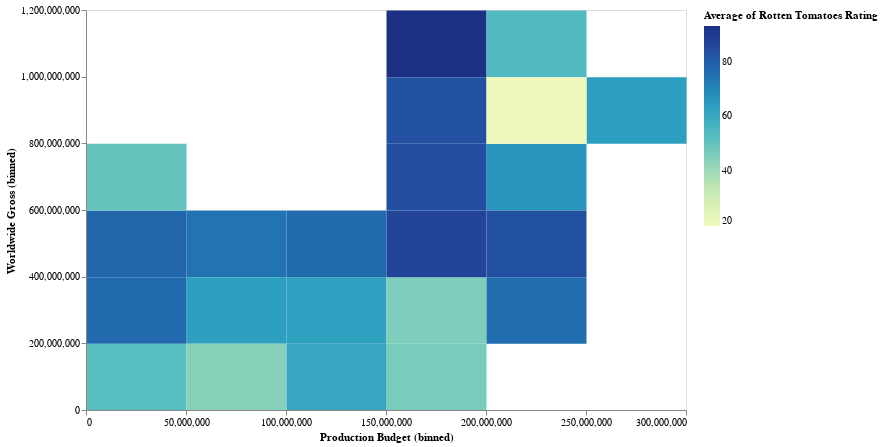

Write notebook code for a chart like this one.
### Code cell
alt.Chart(movies_data, height = 400, width = 600) \
    .mark_rect() \
    .encode(alt.X('Production Budget', bin=True),
           alt.Y('Worldwide Gross', bin = True),
           color = 'average(Rotten Tomatoes Rating)')

### Figure 1 — Vega-Lite specification as saved in the notebook (floating-point values rounded to 4 significant figures; data arrays with more than 128 entries replaced by an {"elided": "..."} marker saying what was removed)
{"$schema": "https://vega.github.io/schema/vega-lite/v4.8.1.json", "config": {"view": {"continuousHeight": 300, "continuousWidth": 400}}, "data": {"name": "data-bfc3b49e1ac0dbfca47079e652fb3c58"}, "datasets": {"data-bfc3b49e1ac0dbfca47079e652fb3c58": {"elided": "174 records"}}, "encoding": {"color": {"aggregate": "average", "field": "Rotten Tomatoes Rating", "type": "quantitative"}, "x": {"bin": true, "field": "Production Budget", "type": "quantitative"}, "y": {"bin": true, "field": "Worldwide Gross", "type": "quantitative"}}, "height": 400, "mark": "rect", "width": 600}
